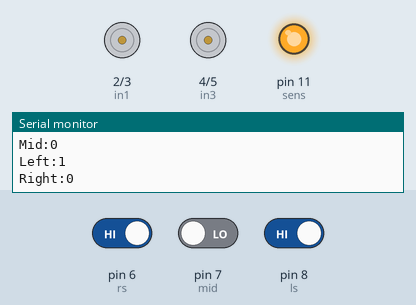
Bench run of a sketch on a simulated Arduino Uno, built with avr-gcc and run on an emulated ATmega328P. On the bench: motor-driver pin pairs drawn as motors (green arrow = first pin HIGH = forward, orange = second pin HIGH = backward, longer = more drive, scaled by the enable pin), output pins drawn as LEDs (lit = HIGH), the last lines printed to the serial monitor. Inputs (shaded band) come from the test bench; at power-on: pin 6 (rs) HIGH, pin 7 (mid) LOW, pin 8 (ls) HIGH.

Above: at 1.2 s.
1.3 s: pin 6 (rs) driven LOW
At 2.2 s:
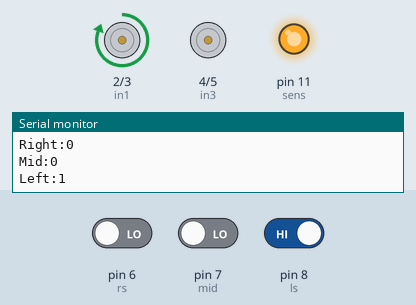
2.8 s: pin 7 (mid) driven HIGH
At 3.2 s:
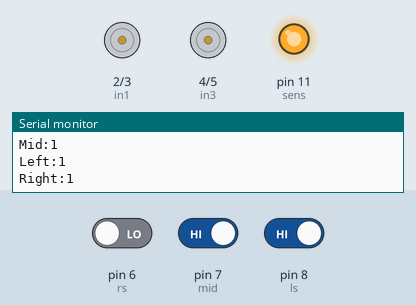
5.8 s: pin 8 (ls) driven LOW
At 6.4 s:
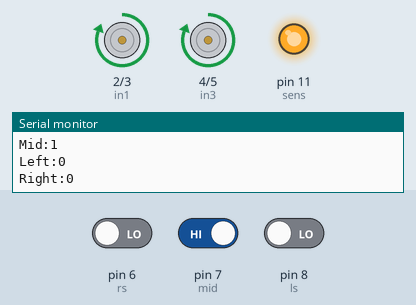
7.3 s: pin 8 (ls) driven HIGH
At 8.7 s:
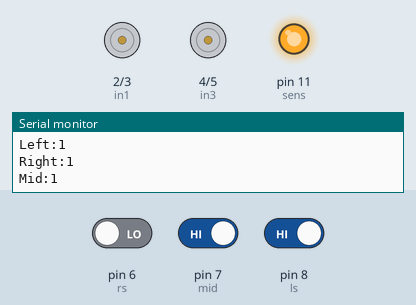
10.3 s: pin 7 (mid) driven LOW
At 10.8 s:
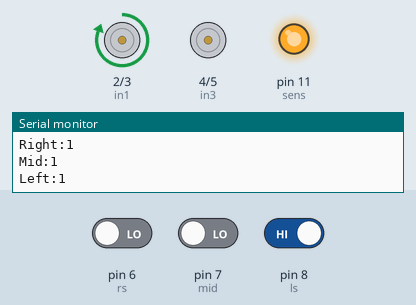
Timing chart, 0 to 12.8 s (numbered marks = the images above; inputs shaded):
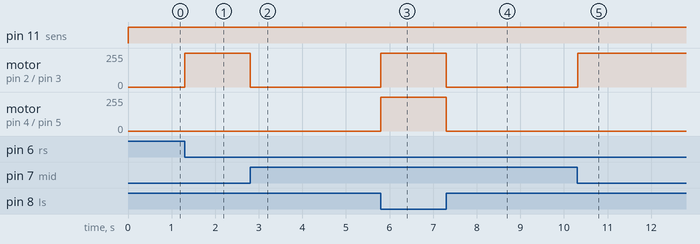

Measured:
- after the input at 1.3 s, motor on pin 2 (in1) / pin 3 (in2): stopped → forward 255/255 at once
- after the input at 2.8 s, motor on pin 2 (in1) / pin 3 (in2): forward 255/255 → stopped at once
- after the input at 5.8 s, motor on pin 2 (in1) / pin 3 (in2), motor on pin 4 (in3) / pin 5 (in4): stopped → forward 255/255 at once
- after the input at 7.3 s, motor on pin 2 (in1) / pin 3 (in2), motor on pin 4 (in3) / pin 5 (in4): forward 255/255 → stopped at once
- after the input at 10.3 s, motor on pin 2 (in1) / pin 3 (in2): stopped → forward 255/255 at once

The sketch:

ArduinoLineFollower.ino
```cpp
//line follower

const int in1=2,in2=3,in3=4,in4=5,ena=9,enb=10,sens=11,rs=6,mid=7,ls=8;
bool rig=0,lef=0,mi=0;

void setup() {
  Serial.begin(9600);
  pinMode(in1,OUTPUT);
  pinMode(in2,OUTPUT);
  pinMode(in3,OUTPUT);
  pinMode(in4,OUTPUT);
  pinMode(ena,OUTPUT);
  pinMode(enb,OUTPUT);
  pinMode(sens,OUTPUT);
  pinMode(rs,INPUT);
  pinMode(mid,INPUT);
  pinMode(lef,INPUT);
}

void loop() {
     digitalWrite(ena,1);
     digitalWrite(enb,1);
     digitalWrite(sens,1);
     rig=digitalRead(rs);
     lef=digitalRead(ls);
     mi=digitalRead(mid);
     if(rig==0 && mi==1 && lef==0){
      digitalWrite(in1,1);
      digitalWrite(in2,0);
      digitalWrite(in3,1);
      digitalWrite(in4,0);
     }
     if(rig==0 && mi==0 && lef==0){
      digitalWrite(in1,1);
      digitalWrite(in2,0);
      digitalWrite(in3,1);
      digitalWrite(in4,0);
     }
     if(rig==0 && mi==0 && lef==1){
        digitalWrite(in1,1);
        digitalWrite(in2,0);
        digitalWrite(in3,0);
        digitalWrite(in4,0);
        while(mi==0){
          mi=digitalRead(mid);
        }
     }
     if(rig==1 && mi==0 && lef==0){
        digitalWrite(in1,0);
        digitalWrite(in2,0);
        digitalWrite(in3,1);
        digitalWrite(in4,0);
        while(mi==0){
          mi=digitalRead(mid);
        }
     }
     if(rig=1 && mi==1 && lef==1){
        digitalWrite(in1,0);
        digitalWrite(in2,0);
        digitalWrite(in3,0);
        digitalWrite(in4,0);
     }

     Serial.print("Right:");Serial.println(rig);
     Serial.print("Mid:");Serial.println(mi);
     Serial.print("Left:");Serial.println(lef);
}
```
